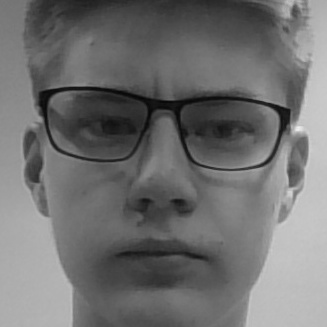
#> input picture AI-projekt/FacialRecognitionProject/dataset/User.1.1.jpg, 327 x 327 px, given in place of the camera
$ python webcamPaintOpenCV.py
#> lines starting #> are read from the running program, lines starting #| are printed output that depends on the picture
import numpy as np
import cv2
from collections import deque

# Define the upper and lower boundaries for a color to be considered "Blue"
blueLower = np.array([100, 60, 60])
blueUpper = np.array([140, 255, 255])
# blueLower = np.array([60, 100, 100])
# blueUpper = np.array([255, 140, 140])

# Define a 5x5 kernel for erosion and dilation
kernel = np.ones((5, 5), np.uint8)

# Initialize deques to store different colors in different arrays
bpoints = [deque(maxlen=512)]
gpoints = [deque(maxlen=512)]
rpoints = [deque(maxlen=512)]
ypoints = [deque(maxlen=512)]

# Initialize an index variable for each of the colors
bindex = 0
gindex = 0
rindex = 0
yindex = 0

# Just a handy array and an index variable to get the color-of-interest on the go
# Blue, Green, Red, Yellow respectively
colors = [(255, 0, 0), (0, 255, 0), (0, 0, 255), (0, 255, 255)]
colorIndex = 0

# Create a blank white image
paintWindow = np.zeros((471, 636, 3)) + 255

# Draw buttons like colored rectangles on the white image
paintWindow = cv2.rectangle(paintWindow, (40, 1), (140, 65), (0, 0, 0), 2)
paintWindow = cv2.rectangle(paintWindow, (160, 1), (255, 65), colors[0], -1)
paintWindow = cv2.rectangle(paintWindow, (275, 1), (370, 65), colors[1], -1)
paintWindow = cv2.rectangle(paintWindow, (390, 1), (485, 65), colors[2], -1)
paintWindow = cv2.rectangle(paintWindow, (505, 1), (600, 65), colors[3], -1)

# Label the rectanglular boxes drawn on the image
cv2.putText(paintWindow, "CLEAR ALL", (49, 33),
            cv2.FONT_HERSHEY_SIMPLEX, 0.5, (0, 0, 0), 2, cv2.LINE_AA)
cv2.putText(paintWindow, "BLUE", (185, 33), cv2.FONT_HERSHEY_SIMPLEX,
            0.5, (255, 255, 255), 2, cv2.LINE_AA)
cv2.putText(paintWindow, "GREEN", (298, 33),
            cv2.FONT_HERSHEY_SIMPLEX, 0.5, (255, 255, 255), 2, cv2.LINE_AA)
cv2.putText(paintWindow, "RED", (420, 33), cv2.FONT_HERSHEY_SIMPLEX,
            0.5, (255, 255, 255), 2, cv2.LINE_AA)
cv2.putText(paintWindow, "YELLOW", (520, 33),
            cv2.FONT_HERSHEY_SIMPLEX, 0.5, (150, 150, 150), 2, cv2.LINE_AA)

# Create a window to display the above image (later)
cv2.namedWindow('Paint', cv2.WINDOW_AUTOSIZE)

# Load the video
camera = cv2.VideoCapture(0)

# Keep looping
while True:
    # Grab the current paintWindow
    (grabbed, frame) = camera.read()
#> frame is the input picture: shape (327, 327, 3); min 5, max 238, mean 112.1
    frame = cv2.flip(frame, 1)
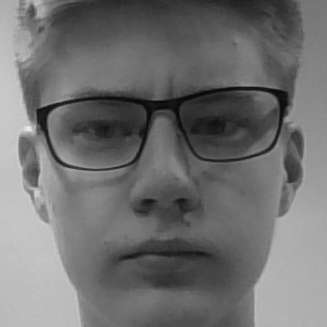
#> frame: shape (327, 327, 3); min 5, max 238, mean 112.1
    hsv = cv2.cvtColor(frame, cv2.COLOR_BGR2HSV)
#> hsv: shape (327, 327, 3); mean H, S, V 0, 0, 112.1

    # Check to see if we have reached the end of the video (useful when input is a video file not a live video stream)
    if not grabbed:
        break

    # Add the same paint interface to the camera feed captured through the webcam (for ease of usage)
    frame = cv2.rectangle(frame, (40, 1), (140, 65), (122, 122, 122), -1)
    frame = cv2.rectangle(frame, (160, 1), (255, 65), colors[0], -1)
    frame = cv2.rectangle(frame, (275, 1), (370, 65), colors[1], -1)
    frame = cv2.rectangle(frame, (390, 1), (485, 65), colors[2], -1)
    frame = cv2.rectangle(frame, (505, 1), (600, 65), colors[3], -1)
    cv2.putText(frame, "CLEAR ALL", (49, 33),
                cv2.FONT_HERSHEY_SIMPLEX, 0.5, (255, 255, 255), 2, cv2.LINE_AA)
    cv2.putText(frame, "BLUE", (185, 33), cv2.FONT_HERSHEY_SIMPLEX,
                0.5, (255, 255, 255), 2, cv2.LINE_AA)
    cv2.putText(frame, "GREEN", (298, 33), cv2.FONT_HERSHEY_SIMPLEX,
                0.5, (255, 255, 255), 2, cv2.LINE_AA)
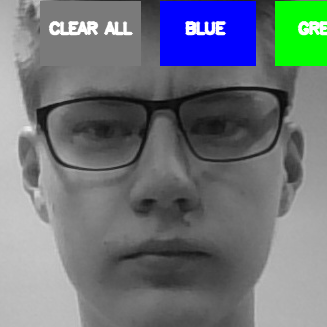
#> frame: shape (327, 327, 3); mean B, G, R 122.5, 115.9, 108.6
    cv2.putText(frame, "RED", (420, 33), cv2.FONT_HERSHEY_SIMPLEX,
                0.5, (255, 255, 255), 2, cv2.LINE_AA)
    cv2.putText(frame, "YELLOW", (520, 33), cv2.FONT_HERSHEY_SIMPLEX,
                0.5, (150, 150, 150), 2, cv2.LINE_AA)

    # Determine which pixels fall within the blue boundaries and then blur the binary image
    blueMask = cv2.inRange(hsv, blueLower, blueUpper)
#> blueMask: shape (327, 327); every value is 0
    blueMask = cv2.erode(blueMask, kernel, iterations=2)
    blueMask = cv2.morphologyEx(blueMask, cv2.MORPH_OPEN, kernel)
    blueMask = cv2.dilate(blueMask, kernel, iterations=1)

    # Find contours in the image
    (cnts, hierarchy) = cv2.findContours(blueMask.copy(), cv2.RETR_EXTERNAL,
                                         cv2.CHAIN_APPROX_SIMPLE)
#> cnts = []

    # Check to see if any contours (blue stuff) were found
    if len(cnts) > 0:
        # Sort the contours and find the largest one -- we assume this contour correspondes to the area of the bottle cap
        cnt = sorted(cnts, key=cv2.contourArea, reverse=True)[0]
        # Get the radius of the enclosing circle around the found contour
        ((x, y), radius) = cv2.minEnclosingCircle(cnt)
        # Draw the circle around the contour
        cv2.circle(frame, (int(x), int(y)), int(radius), (0, 255, 255), 2)
        # Get the moments to calculate the center of the contour (in this case a circle)
        M = cv2.moments(cnt)
        center = (int(M['m10'] / M['m00']), int(M['m01'] / M['m00']))
        if center[1] <= 65:
            if 40 <= center[0] <= 140:  # Clear All
                bpoints = [deque(maxlen=512)]
                gpoints = [deque(maxlen=512)]
                rpoints = [deque(maxlen=512)]
                ypoints = [deque(maxlen=512)]

                bindex = 0
                gindex = 0
                rindex = 0
                yindex = 0

                paintWindow[67:, :, :] = 255
            elif 160 <= center[0] <= 255:
                colorIndex = 0  # Blue
            elif 275 <= center[0] <= 370:
                colorIndex = 1  # Green
            elif 390 <= center[0] <= 485:
                colorIndex = 2  # Red
            elif 505 <= center[0] <= 600:
                colorIndex = 3  # Yellow
        else:
            if colorIndex == 0:
                bpoints[bindex].appendleft(center)
            elif colorIndex == 1:
                gpoints[gindex].appendleft(center)
            elif colorIndex == 2:
                rpoints[rindex].appendleft(center)
            elif colorIndex == 3:
                ypoints[yindex].appendleft(center)
    # Append the next deque when no contours are detected (i.e., bottle cap reversed)
    else:
        bpoints.append(deque(maxlen=512))
        bindex += 1
        gpoints.append(deque(maxlen=512))
        gindex += 1
        rpoints.append(deque(maxlen=512))
        rindex += 1
        ypoints.append(deque(maxlen=512))
        yindex += 1
    # Draw lines of all the colors (Blue, Green, Red and Yellow)
    points = [bpoints, gpoints, rpoints, ypoints]
    for i in range(len(points)):
        for j in range(len(points[i])):
            for k in range(1, len(points[i][j])):
                if points[i][j][k - 1] is None or points[i][j][k] is None:
                    continue
                cv2.line(frame, points[i][j][k - 1],
                         points[i][j][k], colors[i], 2)
                cv2.line(paintWindow, points[i][j]
                         [k - 1], points[i][j][k], colors[i], 2)
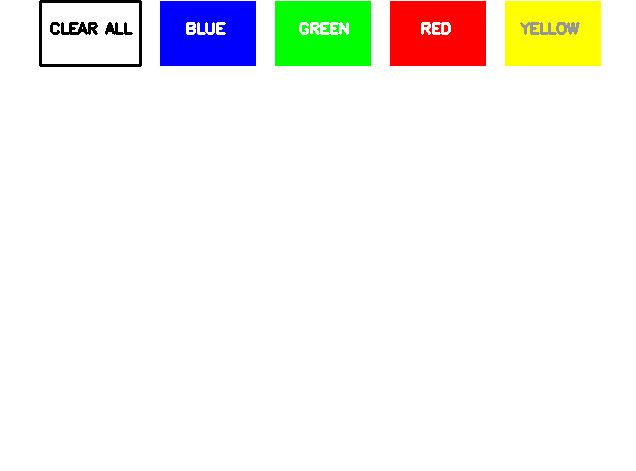
#> paintWindow: shape (471, 636, 3) float64; mean B, G, R 238.6, 243.4, 243.6

    # Show the frame and the paintWindow image
    cv2.imshow("Tracking", frame)
    cv2.imshow("Paint", paintWindow)
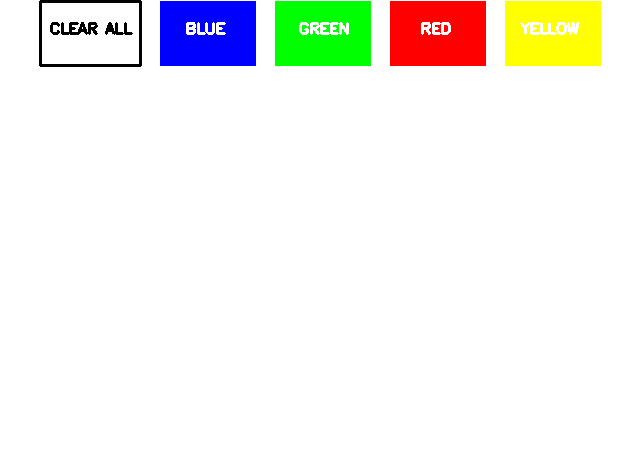
#> window 'Paint': shape (471, 636, 3); mean B, G, R 238.7, 243.6, 243.7

    # If the 'q' key is pressed, stop the loop
    if cv2.waitKey(1) & 0xFF == ord("q"):
#> (key q is pressed here)
        break

# Cleanup code
camera.release()
cv2.destroyAllWindows()

$ run again, on AI-projekt/FacialRecognitionProject/dataset/User.1.12.jpg
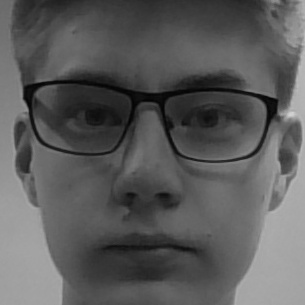
#> input picture AI-projekt/FacialRecognitionProject/dataset/User.1.12.jpg, 305 x 305 px, given in place of the camera
#> frame is the input picture: shape (305, 305, 3); min 3, max 210, mean 91.1
#> `frame = cv2.flip(frame, 1)`:
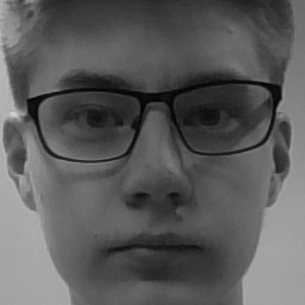
#> frame: shape (305, 305, 3); min 3, max 210, mean 91.1
#> hsv: shape (305, 305, 3); mean H, S, V 0, 0, 91.1
#> `cv2.putText(frame, "BLUE", (185, 33), cv2.FONT_HERSHEY_SIMPLEX, 0.5, (..`:
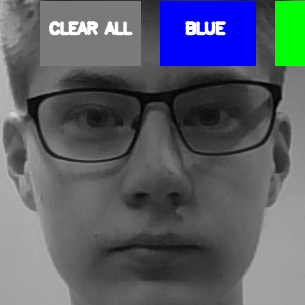
#> frame: shape (305, 305, 3); mean B, G, R 105, 94.4, 89
#> blueMask: shape (305, 305); every value is 0
#> cnts = []
